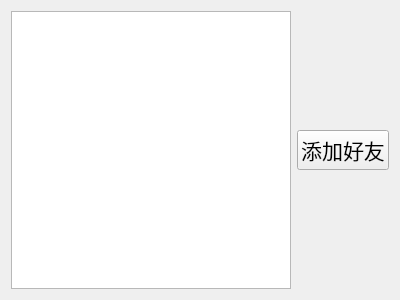
<?xml version="1.0" encoding="UTF-8"?>
<ui version="4.0">
 <class>Online</class>
 <widget class="QWidget" name="Online">
  <property name="geometry">
   <rect>
    <x>0</x>
    <y>0</y>
    <width>400</width>
    <height>300</height>
   </rect>
  </property>
  <property name="windowTitle">
   <string>Form</string>
  </property>
  <property name="styleSheet">
   <string notr="true"/>
  </property>
  <layout class="QHBoxLayout" name="horizontalLayout">
   <item>
    <widget class="QListWidget" name="online_lw">
     <property name="font">
      <font>
       <pointsize>16</pointsize>
      </font>
     </property>
    </widget>
   </item>
   <item>
    <widget class="QPushButton" name="addFriend">
     <property name="font">
      <font>
       <pointsize>16</pointsize>
      </font>
     </property>
     <property name="text">
      <string>添加好友</string>
     </property>
    </widget>
   </item>
  </layout>
 </widget>
 <resources/>
 <connections/>
</ui>
